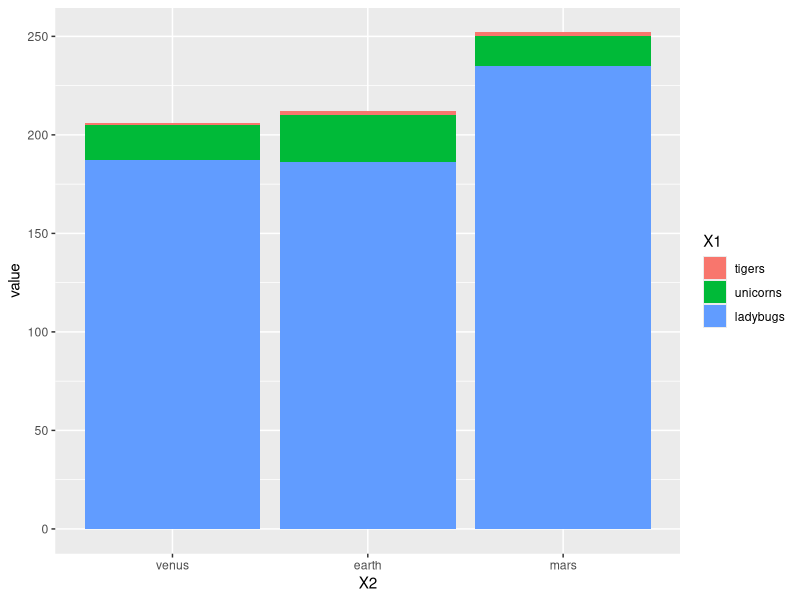

This figure's R source:
## ---- chunk 1
knitr::opts_chunk$set(
  collapse = TRUE,
  comment = "#>"
)
## ---- chunk 2
library(reshape)
library(ggplot2)

n <- 3 ## number of rows
m <- 3 ## number of columns

means <- c(3, 28, 330) ## per row (species) mean
depth <- c(0.1, 1, 0.2) ## per column (planet) depth
mu <- as.matrix(means)%*%t(as.matrix(depth))

set.seed(1209)
countData <- matrix(rnbinom(m * n, mu = means, size = 10), 
                    ncol = m)

colnames(countData) <- c("venus", "earth", "mars")
rownames(countData) <- c("tigers", "unicorns", "ladybugs")

ggplot(melt(countData),
       aes(x=X2, y=value, fill=X1)) +
    geom_col()

## ---- chunk 3
## set.seed(1209)

## n <- 3 ## number of rows
## m <- 3 ## number of columns
## interceptMean <- 8
## interceptSD <- 3
## sizeFactors <- c(0.2, 1, 0.1)
    
## beta <- rnorm(n, interceptMean, interceptSD)

## ## we make the dispersion related to a mean
## dispMeanRel <- function(x) 4/x + 0.1 ## dispersion mean relationship
## dispersion <- dispMeanRel(2^beta)

## mu <- 2^beta*sizeFactors

## countData <- matrix(rnbinom(m * n, mu = mu, size = 1/dispersion), 
##                     ncol = m)
## colnames(countData) <- c("venus", "earth", "mars")
## rownames(countData) <- c("tigers", "unicorns", "ladybugs")
